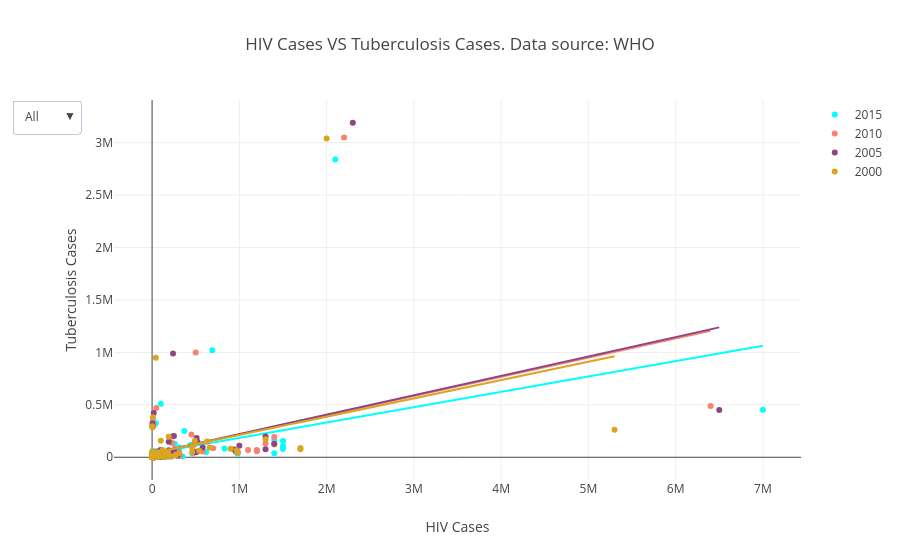

Notebook cell for this chart:
### Code cell
# Create traces

from scipy import stats
slope, intercept, r_value, p_value, std_err = stats.linregress(tb2015['hiv_cases'],tb2015['tb_all_cases'])
line = slope*tb2015['hiv_cases']+intercept

trace1 = Scatter(
    x=tb2015['hiv_cases'], y=tb2015['tb_all_cases'],
    mode='markers',
    name='2015',
    marker=dict(color= 'rgb(0, 255, 255)')
)

trace2 = Scatter(
                  x=tb2015['hiv_cases'], 
                  y=line, 
                  mode='lines',
    showlegend=False,
    name='2015Line',
    marker=dict(color= 'rgb(0, 255, 255)')
)


slope, intercept, r_value, p_value, std_err = stats.linregress(tb2010['hiv_cases'],tb2010['tb_all_cases'])
line = slope*tb2010['hiv_cases']+intercept


trace3 = Scatter(
    x=tb2010['hiv_cases'], y=tb2010['tb_all_cases'],
    mode='markers',
    name='2010',
    marker=dict(color= 'rgb(250, 128, 114)')
)

trace4 = Scatter(
                  x=tb2010['hiv_cases'], 
                  y=line, 
                  mode='lines',
    showlegend=False,
    name='2010Line',
    marker=dict(color= 'rgb(250, 128, 114)')
)

slope, intercept, r_value, p_value, std_err = stats.linregress(tb2005['hiv_cases'],tb2005['tb_all_cases'])
line = slope*tb2005['hiv_cases']+intercept



trace5 = Scatter(
    x=tb2005['hiv_cases'], y=tb2005['tb_all_cases'],
    mode='markers',
    name='2005',
    marker=dict(color= 'rgb(142, 69, 133)')
)

trace6 = Scatter(
                  x=tb2005['hiv_cases'], 
                  y=line, 
                  mode='lines',
    showlegend=False,
    name='2005Line',
    marker=dict(color= 'rgb(142, 69, 133)')
)

slope, intercept, r_value, p_value, std_err = stats.linregress(tb2000['hiv_cases'],tb2000['tb_all_cases'])
line = slope*tb2000['hiv_cases']+intercept

trace7 = Scatter(
    x=tb2000['hiv_cases'], y=tb2000['tb_all_cases'],
    mode='markers',
    name='2000',
    marker=dict(color= 'rgb(218, 165, 32)')
)

trace8 = Scatter(
                  x=tb2000['hiv_cases'], 
                  y=line, 
                  mode='lines',
    showlegend=False,
    name='2000Line',
    marker=dict(color= 'rgb(218, 165, 32)')
)

data = Data([trace1, trace2, trace3, trace4, trace5, trace6, trace7, trace8])
layout = Layout(
    title='HIV Cases VS Tuberculosis Cases. Data source: WHO',
    yaxis=dict(title='Tuberculosis Cases'),
    xaxis=dict(title='HIV Cases'),
    updatemenus=list([
        dict(
            x=-0.05,
            y=1,
            yanchor='top',
            buttons=list([
                dict(
                    args=['visible', [True, True, True, True, True, True, True, True]],
                    label='All',
                    method='restyle'
                ),
                dict(
                    args=['visible', [True, True, False, False, False, False, False, False]],
                    label='2015',
                    method='restyle'
                ),
                dict(
                    args=['visible', [False, False, True, True, False, False, False, False]],
                    label='2000',
                    method='restyle'
                ),
                dict(
                    args=['visible', [False, False, False, False, True, True, False, False]],
                    label='2005',
                    method='restyle'
                ),
                dict(
                    args=['visible', [False, False, False, False, False, False, True, True]],
                    label='2000',
                    method='restyle'
                )
            ]),
        )
    ]),
)
fig = Figure(data=data, layout=layout)
py.iplot(fig)
